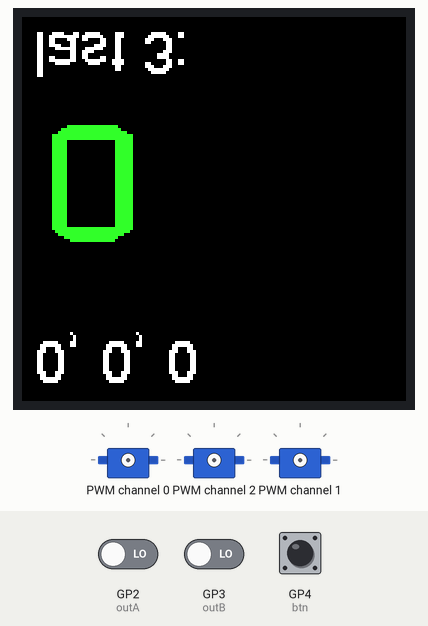
Recording of a program running on a simulated Raspberry Pi Pico running MicroPython. Shown: 128×128 colour display, 3 × servo. The inputs (shaded band) are chosen by the test bench; at power-on: GP2 (outA) LOW, GP3 (outB) LOW, GP4 (btn) HIGH. Files the program writes start out absent; servo angles are drawn from the pulse width (0.5 ms = 0°, 2.5 ms = 180°); files that are not in the repository are absent; library files of the repository ran but are not shown: freesans20.py, quantico40.py, writer.py, ssd1351_16bit.py; what the program prints to the serial console is not drawn.

Above: at 1.2 s.
1.3 s: GP2 (outA) driven HIGH
4.3 s: GP2 (outA) driven LOW and GP3 (outB) driven HIGH
At 5.8 s:
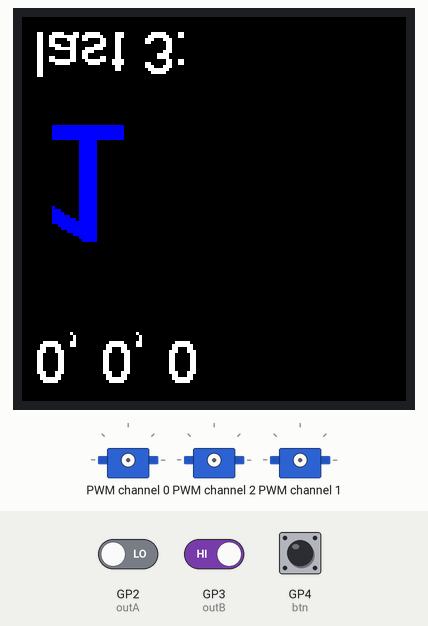
7.3 s: GP4 (btn) pulled LOW for 0.15 s
At 8.5 s:
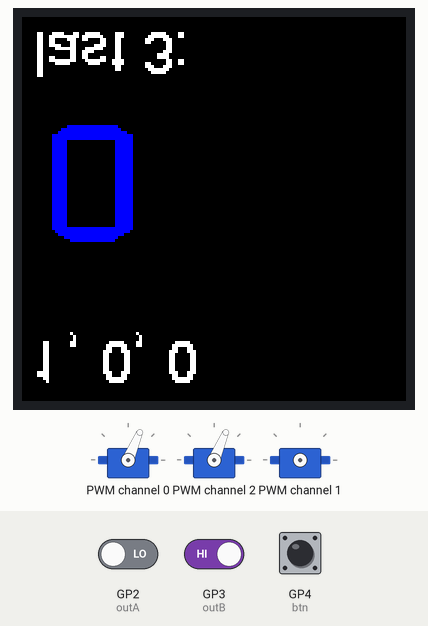
10.4 s: GP4 (btn) pulled LOW for 1 s
At 11.9 s:
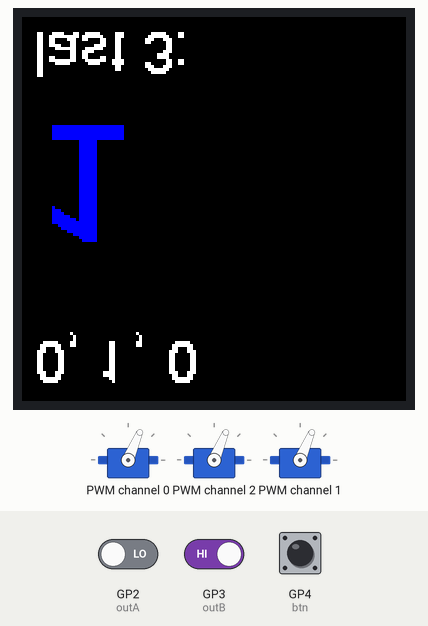
14.4 s: GP2 (outA) driven HIGH
At 15.4 s:
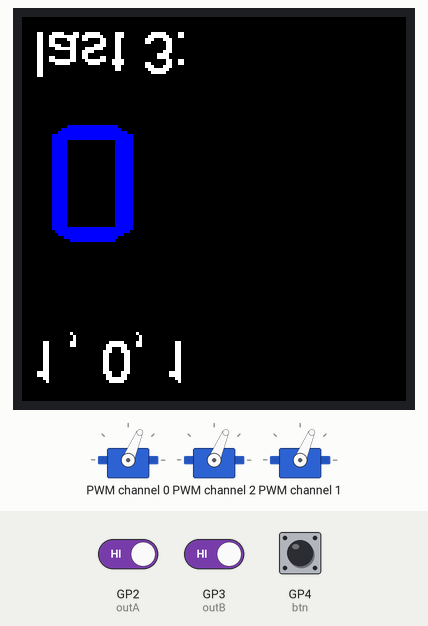
Timing chart, 0 to 17.4 s (numbered marks = the images above; inputs shaded):
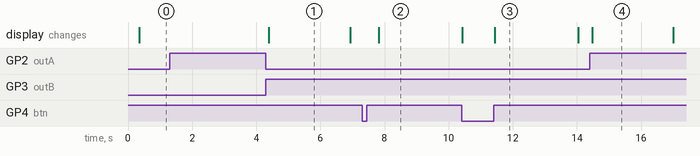

Measured:
- after the input at 1.3 s, every drawn part: stays the same
- after the input at 4.3 s, the display: changes after 0.09 s (image 1)
- after the input at 7.3 s, the display: changes after 0.52 s (image 2)
- after the input at 10.4 s, the display: first differs from a run without the input after 1.0 s (image 3)
- after the input at 14.4 s, the display: changes after 0.07 s (image 4)
- what the display in image 1 shows lasts 2.5 s, from 4.4 s to 6.9 s
- what the display in image 3 shows lasts 2.6 s, from 11.4 s to 14.0 s

The program:

main.py
```python
"""
  main.py - Script for grinder UI, running using a Raspberry Pi Pico
  The display uses drivers made by Peter Hinch [link](https://github.com/peterhinch/micropython-nano-gui)
  Tested on pico running Pimoroni uf2 pimoroni-pico-v1.19.0-micropython.uf2

     Copyright (C) 2023 Veeb Projects https://veeb.ch

    This program is free software: you can redistribute it and/or modify
    it under the terms of the GNU General Public License as published by
    the Free Software Foundation, either version 3 of the License, or
    (at your option) any later version.

    This program is distributed in the hope that it will be useful,
    but WITHOUT ANY WARRANTY; without even the implied warranty of
    MERCHANTABILITY or FITNESS FOR A PARTICULAR PURPOSE.  See the
    GNU General Public License for more details.

    You should have received a copy of the GNU General Public License
    along with this program.  If not, see <https://www.gnu.org/licenses/>

    # Fonts for Writer (generated using https://github.com/peterhinch/micropython-font-to-py)
"""

import gui.fonts.freesans20 as freesans20
import gui.fonts.quantico40 as quantico40
from gui.core.writer import CWriter
import time
from machine import Pin, I2C, SPI
from rp2 import PIO, StateMachine, asm_pio
import sys
import time
import math
import gc
import uasyncio as asyncio
from primitives.pushbutton import Pushbutton


# *** Choose your color display driver here ***
# Driver supporting non-STM platforms
# from drivers.ssd1351.ssd1351_generic import SSD1351 as SSD

# STM specific driver
from drivers.ssd1351.ssd1351_16bit import SSD1351 as SSD

height = 128  # height = 128 # 1.5 inch 128*128 display

pdc = Pin(20, Pin.OUT, value=0)
pcs = Pin(17, Pin.OUT, value=1)
prst = Pin(21, Pin.OUT, value=1)
spi = SPI(0,
                  baudrate=10000000,
                  polarity=1,
                  phase=1,
                  bits=8,
                  firstbit=SPI.MSB,
                  sck=Pin(18),
                  mosi=Pin(19),
                  miso=Pin(16))
gc.collect()  # Precaution before instantiating framebuf
ssd = SSD(spi, pcs, pdc, prst, height)  # Create a display instance

class PCA9685:
    # Registers/etc.
    __SUBADR1            = 0x02
    __SUBADR2            = 0x03
    __SUBADR3            = 0x04
    __MODE1              = 0x00
    __PRESCALE           = 0xFE
    __LED0_ON_L          = 0x06
    __LED0_ON_H          = 0x07
    __LED0_OFF_L         = 0x08
    __LED0_OFF_H         = 0x09
    __ALLLED_ON_L        = 0xFA
    __ALLLED_ON_H        = 0xFB
    __ALLLED_OFF_L       = 0xFC
    __ALLLED_OFF_H       = 0xFD

    def __init__(self, address=0x40, debug=False):
        self.i2c = I2C(1, scl=Pin(7), sda=Pin(6), freq=100000)
        self.address = address
        self.debug = debug
        if (self.debug):
            print("Reseting PCA9685")
        self.write(self.__MODE1, 0x00)

    def write(self, cmd, value):
        "Writes an 8-bit value to the specified register/address"
        self.i2c.writeto_mem(int(self.address), int(cmd), bytes([int(value)]))
        if (self.debug):
            print("I2C: Write 0x%02X to register 0x%02X" % (value, cmd))

    def read(self, reg):
        "Read an unsigned byte from the I2C device"
        rdate = self.i2c.readfrom_mem(int(self.address), int(reg), 1)
        if (self.debug):
            print("I2C: Device 0x%02X returned 0x%02X from reg 0x%02X" % (self.address, int(reg), rdate[0]))
        return rdate[0]

    def setPWMFreq(self, freq):
        "Sets the PWM frequency"
        prescaleval = 25000000.0    # 25MHz
        prescaleval /= 4096.0       # 12-bit
        prescaleval /= float(freq)
        prescaleval -= 1.0
        if (self.debug):
            print("Setting PWM frequency to %d Hz" % freq)
            print("Estimated pre-scale: %d" % prescaleval)
        prescale = math.floor(prescaleval + 0.5)
        if (self.debug):
            print("Final pre-scale: %d" % prescale)

        oldmode = self.read(self.__MODE1)
        #print("oldmode = 0x%02X" %oldmode)
        newmode = (oldmode & 0x7F) | 0x10        # sleep
        self.write(self.__MODE1, newmode)        # go to sleep
        self.write(self.__PRESCALE, int(math.floor(prescale)))
        self.write(self.__MODE1, oldmode)
        time.sleep(0.005)
        self.write(self.__MODE1, oldmode | 0x80)

    def setPWM(self, channel, on, off):
        "Sets a single PWM channel"
        self.write(self.__LED0_ON_L+4*channel, on & 0xFF)
        self.write(self.__LED0_ON_H+4*channel, on >> 8)
        self.write(self.__LED0_OFF_L+4*channel, off & 0xFF)
        self.write(self.__LED0_OFF_H+4*channel, off >> 8)
        if (self.debug):
            print("channel: %d  LED_ON: %d LED_OFF: %d" % (channel,on,off))

    def setServoPulse(self, channel, pulse):
        pulse = pulse * (4095 / 100)
        self.setPWM(channel, 0, int(pulse))

    def setLevel(self, channel, value):
        if (value == 1):
              self.setPWM(channel, 0, 4095)
        else:
              self.setPWM(channel, 0, 0)

class MotorDriver():
    def __init__(self, debug=False):
        self.debug = debug
        self.pwm = PCA9685()
        self.pwm.setPWMFreq(50)
        self.MotorPin = ['MA', 0,1,2, 'MB',3,4,5, 'MC',6,7,8, 'MD',9,10,11]
        self.MotorDir = ['forward', 0,1, 'backward',1,0]

    def MotorRun(self, motor, mdir, speed, runtime):
        if speed > 100:
            return

        mPin = self.MotorPin.index(motor)
        mDir = self.MotorDir.index(mdir)

        if (self.debug):
            print("set PWM PIN %d, speed %d" %(self.MotorPin[mPin+1], speed))
            print("set pin A %d , dir %d" %(self.MotorPin[mPin+2], self.MotorDir[mDir+1]))
            print("set pin b %d , dir %d" %(self.MotorPin[mPin+3], self.MotorDir[mDir+2]))

        self.pwm.setServoPulse(self.MotorPin[mPin+1], speed)
        self.pwm.setLevel(self.MotorPin[mPin+2], self.MotorDir[mDir+1])
        self.pwm.setLevel(self.MotorPin[mPin+3], self.MotorDir[mDir+2])

        time.sleep(runtime)
        self.pwm.setServoPulse(self.MotorPin[mPin+1], 0)
        self.pwm.setLevel(self.MotorPin[mPin+2], 0)
        self.pwm.setLevel(self.MotorPin[mPin+3], 0)

    def MotorStop(self, motor):
        mPin = self.MotorPin.index(motor)
        self.pwm.setServoPulse(self.MotorPin[mPin+1], 0)

def advice():
    ssd.fill(0)
    print("Giving Advice")
    wri = CWriter(ssd,freesans20, fgcolor=SSD.rgb(50,50,0),bgcolor=0, verbose=False )
    CWriter.set_textpos(ssd, 90,25)
    wri.printstring('veeb.ch/')
    ssd.show()
    time.sleep(.3)
    for x in range(11):
        wri = CWriter(ssd,freesans20, fgcolor=SSD.rgb(25*x,25*x,25*x),bgcolor=0, verbose=False)
        CWriter.set_textpos(ssd, 25,25)
        wri.printstring("grind")
        wri = CWriter(ssd,freesans20, fgcolor=SSD.rgb(25*x,25*x,25*x),bgcolor=0, verbose=False)
        CWriter.set_textpos(ssd, 55,25)
        wri.printstring("finer")
        wri = CWriter(ssd,freesans20, fgcolor=SSD.rgb(50-x,50-x,0),bgcolor=0, verbose=False )
        CWriter.set_textpos(ssd, 90,25)
        wri.printstring('veeb.ch/')
        ssd.show()
    time.sleep(.5)
    return

# interrupt handler function (IRQ) for CLK and DT pins
def encoder(pin):
    # get global variables, sidenote: global variables cause me deep shame
    global counter
    global direction
    global outA_last
    global outA_current

    # read the value of current state of outA pin / CLK pin
    outA_current = outA.value()

    # if current state is not same as the last stare , encoder has rotated
    if outA_current != outA_last:
        # read outB pin/ DT pin
        # if DT value is not equal to CLK value
        # rotation is clockwise [or Counterclockwise ---> sensor dependent]
        if outB.value() != outA_current:
            counter += .5
            direction = "Clockwise"
        else:
            counter -= .5
            direction = "Counter Clockwise"

        # print the data on screen
        #print("Counter : ", counter, "     |   Direction : ",direction)
        #print("\n")

    # update the last state of outA pin / CLK pin with the current state
    outA_last = outA_current
    counter=min(100,counter)
    counter=max(-100,counter)
    return(counter)


# interrupt handler function (IRQ) for SW (switch) pin, serves as a Tare function
def tare(pin):
    # get global variables... ew
    global stack
    global counter
    global oldcounter
    print("Button pressed: Tare\n")
    number=int(encoder(0))
    if stack[2]!=0:
        stack.pop(0)
        stack.append(0)
        counter = 0
        oldcounter = 0
    time.sleep(.1)
    file = open ("lastgrinds.txt", "w+")  #writes to file, even if it doesnt exist
    file.write(str(stack))
    file.close()
    return

def adjust(pin):
    # get global variables
    global stack
    print("Adjusting\n")
    number=int(encoder(0))
    if stack[2]!=number:
        stack.pop(0)
        stack.append(number)
        change=stack[2]-stack[1]
        print("Change",change)
        dir='ccw'
        if stack[1]-stack[2]>0:
            change=stack[1]-stack[2]
            dir='cw'
        print("Change",change)
        doaspin(change, dir)
    time.sleep(.1)
    file = open ("lastgrinds.txt", "w+")  #writes to file, even if it doesnt exist
    file.write(str(stack))
    file.close()
    return

def displaynum(num):
    global stack
    ssd.fill(0)
    #This needs to be fast for nice responsive increments
    #100 increments?
    delta=num-stack[2]
    text=SSD.rgb(46,255,50)     # Green after adjustment, red until then
    if abs(delta)!=0:
        text=SSD.rgb(255,0,0)
    wri = CWriter(ssd,quantico40,fgcolor=text,bgcolor=0, verbose=False)
    CWriter.set_textpos(ssd, 20,5)  # verbose = False to suppress console output
    wri.printstring(str(num))
    wrimem = CWriter(ssd,freesans20, fgcolor=SSD.rgb(255,255,255),bgcolor=0, verbose=False)
    CWriter.set_textpos(ssd, 75,5)
    wrimem.printstring('last 3:')
    CWriter.set_textpos(ssd, 100,5)
    wrimem.printstring(str(stack[::-1])[1:-1]) #reverses the order of the array and removes brackets
    ssd.show()
    return

def doaspin(offset, direction):
    m = MotorDriver()
    print('offset:',float(offset))
    speed=100
    runfor=offset/3
    if direction=='ccw':
        print("motor A backward, speed ",speed,"%, Run for ",offset,"S, then stop")
        m.MotorRun('MA', 'forward', speed,runfor )
    else:
        print("motor A forward, speed ",speed,"%, Run for ",offset,"S, then stop")
        m.MotorRun('MA', 'backward', speed,runfor)
    return

def lastgrind():
    global counter
    counter=stack[1]
    displaynum(int(counter))
    return


# define encoder pins
btn = Pin(4, Pin.IN, Pin.PULL_UP)  # Adapt for your hardware
pb = Pushbutton(btn, suppress=True)
outA = Pin(2, mode=Pin.IN) # Pin CLK of encoder
outB = Pin(3, mode=Pin.IN) # Pin DT of encoder

# define global variables
counter = 0      # counter updates when encoder rotates
direction = ""   # empty string for registering direction change
outA_last = 0    # registers the last state of outA pin / CLK pin
outA_current = 0 # registers the current state of outA pin / CLK pin

button_last_state = False # initial state of encoder's button
button_current_state = None # empty value ---> current state of button

# Read the last state of CLK pin in the initialisaton phase of the program
outA_last = outA.value()    # lastStateCLK


# attach interrupt to the outA pin ( CLK pin of encoder module )
outA.irq(trigger = Pin.IRQ_RISING | Pin.IRQ_FALLING,
              handler = encoder)

# attach interrupt to the outB pin ( DT pin of encoder module )
outB.irq(trigger = Pin.IRQ_RISING | Pin.IRQ_FALLING ,
              handler = encoder)


# Main Logic


pin=0 # Just a placeholder that needs to be taken out of the code, encoder seems to get upset when I try to. TODO: fix this
stack = [] # The array that will hold the last 3 grind values

# Initialise stack from saved values
try:
    file = open ("lastgrinds.txt", "r+")
    stackstr = file.read()
    file.close()
    stackarr = str(stackstr)[1:-1].split(',')
    stack.append(int(stackarr[0]))
    stack.append(int(stackarr[1]))
    stack.append(int(stackarr[2]))
    counter=int(stackarr[2])
except:
    # No old grinds file, initialise to zero
    stack.append(0)
    stack.append(0)
    stack.append(0)

async def main(stack):
    oldcounter=stack[2]
    nochangesince = time.ticks_ms()
    short_press = pb.release_func(lastgrind, ())
    double_press = pb.double_func(advice, ())
    long_press = pb.long_func(tare, (Pin,))  # Some kind of history plot?
    while True:
        counter=encoder(0)
        displaynum(int(counter))
        if counter!=oldcounter:
            nochangesince = time.ticks_ms()
        timediff = time.ticks_diff(time.ticks_ms(),nochangesince)
        if timediff>2000 and timediff<2500:   # Wait for 2 seconds of no change before adjusting
             if counter!=stack[2]:
                 adjust(0)
        oldcounter=counter
        await asyncio.sleep(.01)

asyncio.run(main(stack))
```

pushbutton.py
```python
# pushbutton.py

# Copyright (c) 2018-2022 Peter Hinch
# Released under the MIT License (MIT) - see LICENSE file

import uasyncio as asyncio
import utime as time
from . import launch
from primitives.delay_ms import Delay_ms


# An alternative Pushbutton solution with lower RAM use is available here
# https://github.com/kevinkk525/pysmartnode/blob/dev/pysmartnode/utils/abutton.py
class Pushbutton:
    debounce_ms = 50
    long_press_ms = 1000
    double_click_ms = 400
    def __init__(self, pin, suppress=False, sense=None):
        self.pin = pin # Initialise for input
        self._supp = suppress
        self._dblpend = False  # Doubleclick waiting for 2nd click
        self._dblran = False  # Doubleclick executed user function
        self._tf = False
        self._ff = False
        self._df = False
        self._ld = False  # Delay_ms instance for long press
        self._dd = False  # Ditto for doubleclick
        self.sense = pin.value() if sense is None else sense  # Convert from electrical to logical value
        self.state = self.rawstate()  # Initial state
        self._run = asyncio.create_task(self.buttoncheck())  # Thread runs forever

    def press_func(self, func=False, args=()):
        self._tf = func
        self._ta = args

    def release_func(self, func=False, args=()):
        self._ff = func
        self._fa = args

    def double_func(self, func=False, args=()):
        self._df = func
        self._da = args
        if func:  # If double timer already in place, leave it
            if not self._dd:
                self._dd = Delay_ms(self._ddto)
        else:
            self._dd = False  # Clearing down double func

    def long_func(self, func=False, args=()):
        if func:
            if self._ld:
                self._ld.callback(func, args)
            else:
                self._ld = Delay_ms(func, args)
        else:
            self._ld = False

    # Current non-debounced logical button state: True == pressed
    def rawstate(self):
        return bool(self.pin.value() ^ self.sense)

    # Current debounced state of button (True == pressed)
    def __call__(self):
        return self.state

    def _ddto(self):  # Doubleclick timeout: no doubleclick occurred
        self._dblpend = False
        if self._supp and not self.state:
            if not self._ld or (self._ld and not self._ld()):
                launch(self._ff, self._fa)

    async def buttoncheck(self):
        while True:
            state = self.rawstate()
            # State has changed: act on it now.
            if state != self.state:
                self.state = state
                if state:  # Button pressed: launch pressed func
                    if self._tf:
                        launch(self._tf, self._ta)
                    if self._ld:  # There's a long func: start long press delay
                        self._ld.trigger(Pushbutton.long_press_ms)
                    if self._df:
                        if self._dd():  # Second click: timer running
                            self._dd.stop()
                            self._dblpend = False
                            self._dblran = True  # Prevent suppressed launch on release
                            launch(self._df, self._da)
                        else:
                            # First click: start doubleclick timer
                            self._dd.trigger(Pushbutton.double_click_ms)
                            self._dblpend = True  # Prevent suppressed launch on release
                else:  # Button release. Is there a release func?
                    if self._ff:
                        if self._supp:
                            d = self._ld
                            # If long delay exists, is running and doubleclick status is OK
                            if not self._dblpend and not self._dblran:
                                if (d and d()) or not d:
                                    launch(self._ff, self._fa)
                        else:
                            launch(self._ff, self._fa)
                    if self._ld:
                        self._ld.stop()  # Avoid interpreting a second click as a long push
                    self._dblran = False
            # Ignore state changes until switch has settled
            # See https://github.com/peterhinch/micropython-async/issues/69
            await asyncio.sleep_ms(Pushbutton.debounce_ms)

    def deinit(self):
        self._run.cancel()
```

Source omitted: delay_ms.py (2548 bytes)
